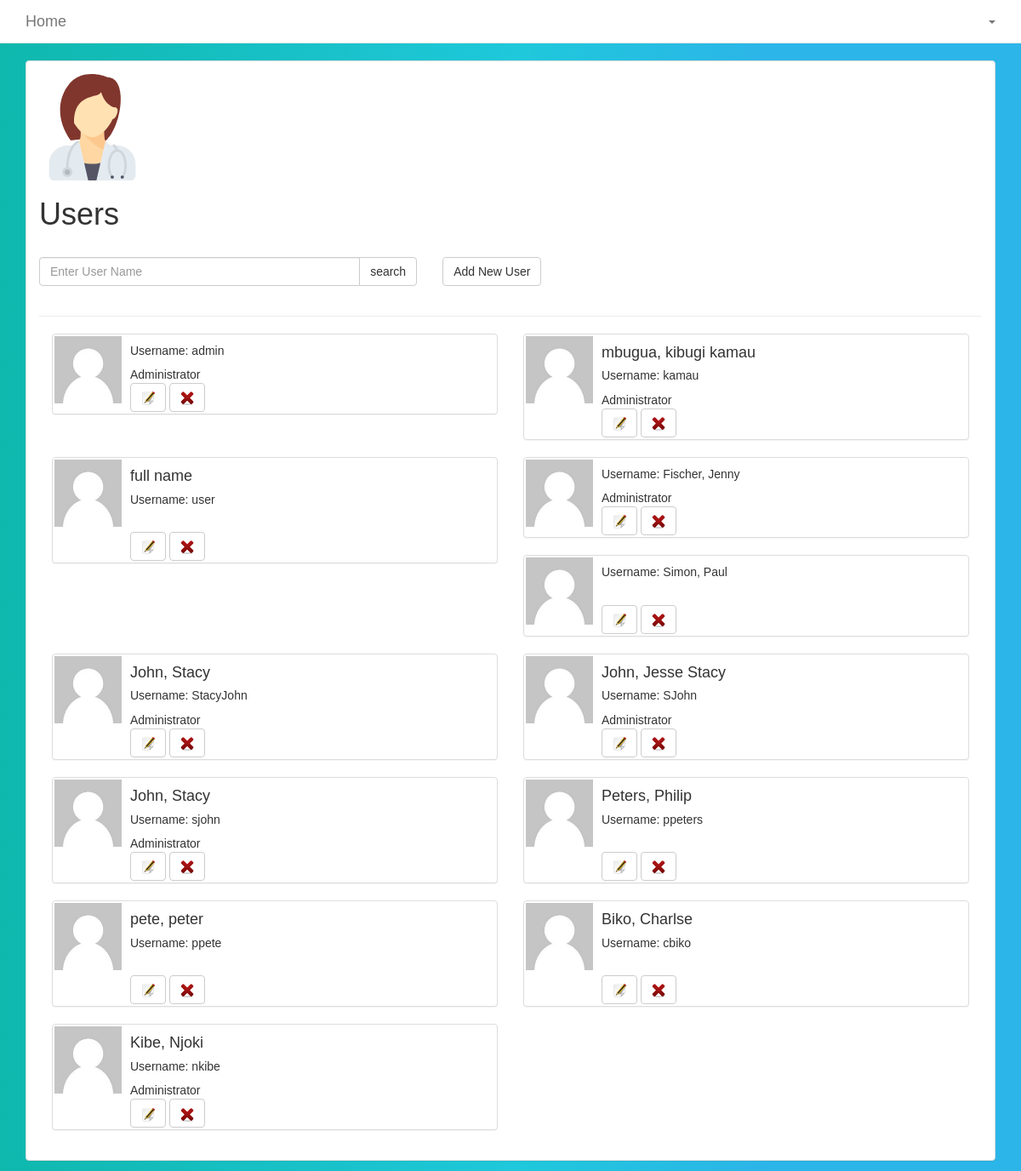
Screenshot of /users (signed in) with the database file from the repository.
### tables this page shows
CREATE TABLE `user_details` (
  `user_id` int(11) NOT NULL,
  `full_name` varchar(256) NOT NULL,
  `user_name` varchar(50) NOT NULL,
  `password` varchar(255) NOT NULL,
  `admin` tinyint(4) NOT NULL,
  `first_login` int(1) NOT NULL DEFAULT '0'
);

### app/conn_db.php (called while the page is built, shortened)
<?php
$conn = "";
function affected() {
    global $conn, $rows_affected;
    $rows_affected = mysqli_affected_rows($conn);
    if ($rows_affected < 1) {
        $error_sql ="No information added to or retreived from database. Try checking your parameters" . "<br>";
        error_handler($error_sql, mysqli_errno($conn), mysqli_error($conn));
        return 0;
    }
    else {
        return $rows_affected;
    }
}
function db_query($sql) {
    global $conn;
    $result = $conn->query($sql);
    if ($result == FALSE) {
        $error_sql = "Error querying db, check sql statement" . "<br>";
        error_handler($error_sql, mysqli_errno($conn), mysqli_error($conn));
    }
    else {
        return $result;
    }
}
?>

### views_admin/users.php (the view, shortened to what this page needs)
<?php
$sql_users = "SELECT user_id, full_name, user_name, admin FROM user_details WHERE NOT user_name = 'sevenseastech'";
$user = db_query($sql_users);
?>
<div class="section">
      <div class="container">
      <div class="panel panel-default panel-faded">
                <div class="panel-body">
        <div class="row">
            <div class="col-md-12">
                        <img src="assets/img/users.svg" class="img-responsive" width="125" height="125">
                    </div>
                    <div class="col-md-12">
                        <h1>Users</h1>
                    </div>
                </div> <br>
            <div class="row">
                <div class="col-md-5">
                  <form role="form" method="post">
                    <div class="form-group">
                      <div class="input-group">
                        <input type="text" class="form-control" name="search" placeholder="Enter User Name">
                        <span class="input-group-btn">
                        <button class="btn btn-default" type="submit">search</button>
                        </span>
                      </div>
                    </div>
                  </form>
                </div>
                <div class="col-md-7">
                  <a class="btn btn-default" href="newuser">Add New User</a>
                </div>
            </div>
        <div class="row">
          <div class="col-md-12">
            <hr>
          </div>
        </div>
        <div class="row">
          <div class="col-md-12">
              <ul class="media-list">
                 <?php
                 while ($row = $user->fetch_assoc()) {
                     ?>
                 <li class="col-md-6">
                  <div class="panel panel-default panel-faded">
                    <div class=" file-list">
                        <img class="media-object pull-left img--space" src="assets/img/avatar.jpg" height="79" width="79">
                        <div class="media-body">
                          <h4 class="name"><?php echo $row["full_name"];?></h4>
                          <h5 class="name">Username: <?php echo $row["user_name"];?></h5>
                          <div><?php if($row["admin"]>0){echo "Administrator";}else{echo "<br>";}?></div>
                          <a class="btn btn-default" title="edit" href="edit_user?id=<?php echo $row['user_id'];?>"> <img src="assets/img/edit.png"></a>
                          <a class="btn btn-default" title="delete" href="users?delete=<?php echo $row['user_name'] . "&id=" . $row['user_id'];?>"> <img src="assets/img/delete.png"></a>
                        </div>
                    </div>
                  </div>
                 </li>
                 <?php }
                 ?>
               </ul>
          </div>
        </div>
      </div>
    </div>
</div>
</div>

### index.php (shortened to what this page needs)
<?php
include 'app/conn_db.php';
if(!empty($_GET['page'])){
    $page = $_GET['page'];
}else{
    $page = "home";
}
if($page == "print_preview") {
    require 'views_user/print_preview.php';
}
else{
require 'templates/header.php';
require 'templates/navigation.php';
if (!isset($_SESSION["user_id"])) {
    require go_to_all("login");
}
else{
    if($_SESSION["first_login"] < 1) {
        if($page == "logout"){
            require go_to_all("logout");
        }
        else{
            require go_to_all("first_login");
        }
    }
    else{
        if($_SESSION["admin"] < 1) {
            require go_to_user($page);
        }
        else{
            require go_to_admin($page);
        }
    }
}
}
?>

### templates/header.php (shortened to what this page needs)
<!DOCTYPE html>
<html>
    <head>
    <link rel="stylesheet" href="assets/css/bootstrap.css">
    <link rel="stylesheet" href="assets/css/style.css">
    <link rel="stylesheet" href="assets/css/datepicker.css">
    </head>
    <body>

### templates/navigation.php (shortened to what this page needs)
    <div class="navbar navbar-default navbar-static-top">
  <div class="container">
    <div class="navbar-header">
      <a class="navbar-brand" href="/ExamManager/"><span>Home</span></a>
    </div>
    <div class="collapse navbar-collapse" id="navbar-ex-collapse">
      <ul class="nav navbar-nav navbar-right">
                  <?php if(isset($_SESSION["user_name"])):?>
        <li><a class=" dropdown-toggle navbtn" type="button" id="menu1" data-toggle="dropdown">
                        <span class="caret"></span></a>
        <?php endif; ?>
      </ul>
    </div>
  </div>
</div>

### assets/css/style.css (style rules this page uses)
body { background:linear-gradient(90deg, #0fb8ad 0%, #1fc8db 51%, #2cb5e8 75%); font-family: Arial,sans-serif; }
.file-list { padding: 2px; min-height: 84px; }
.img--space { margin-right: 10px; }
.media-object { display: block; }

### rows the page displays
user_details: user_name "admin", admin "Administrator"
user_details: full_name "mbugua, kibugi kamau", user_name "kamau", admin "Administrator"
user_details: full_name "full name", user_name "user"
user_details: user_name "Fischer, Jenny", admin "Administrator"
user_details: user_name "Simon, Paul"
user_details: full_name "John, Stacy", user_name "StacyJohn", admin "Administrator"
user_details: full_name "John, Jesse Stacy", user_name "SJohn", admin "Administrator"
user_details: full_name "John, Stacy", user_name "sjohn", admin "Administrator"
user_details: full_name "Peters, Philip", user_name "ppeters"
user_details: full_name "pete, peter", user_name "ppete"
user_details: full_name "Biko, Charlse", user_name "cbiko"
user_details: full_name "Kibe, Njoki", user_name "nkibe", admin "Administrator"
